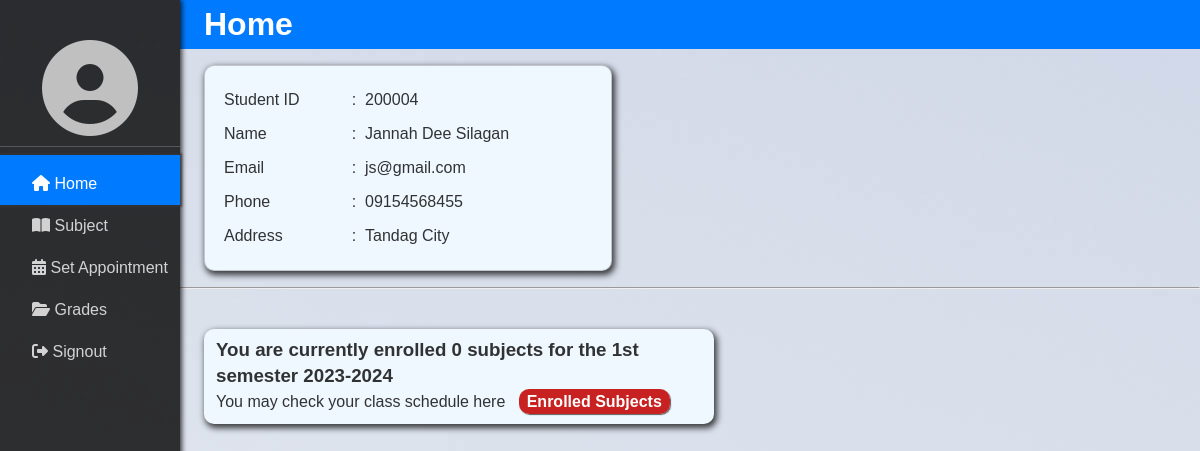
Page /home.php (signed in) on the committed database.
### tables this page shows
CREATE TABLE `student` (
  `studentid` int(255) NOT NULL,
  `firstName` varchar(255) NOT NULL,
  `lastName` varchar(255) NOT NULL,
  `yrlevel` varchar(255) NOT NULL,
  `phone` varchar(255) NOT NULL,
  `address` varchar(255) NOT NULL,
  `email` varchar(255) NOT NULL
);

### home.php (the view, shortened to what this page needs)
<?php
    include 'sidenav.php';
    require_once 'connection.php';
    $sql = "SELECT firstName, lastName, yrlevel, phone, address, email, studentid FROM student WHERE studentid = ?";
    $stmt = $conn->prepare($sql);
    $stmt->bind_param('s',$studentid);
    $studentid = $_SESSION["id"];
    $stmt->execute();
    $stmt->store_result();
    if($stmt->num_rows == 0){
        echo 'No entry yet.';
    }
    else {
        $stmt->bind_result($fname, $lname, $yrlvl, $phone, $address, $email, $studentid);
        echo '  <div class="content-container">
                    <div class="home-content">
                        <div>
                            <h1 style="padding:0.5vw 2vw;background-color:rgb(0, 123, 255);color:white;">Home</h1>
                        </div>
                        <table>
                            <tr>
                                <td class="leftpart">Student ID</td>
                                <td class="rightpart">: &nbsp' . $studentid . '</td>
                            </tr>
                            <tr>
                                <td class="leftpart">Name</td>
                                <td class="rightpart">: &nbsp' . $fname . ' ' . $lname . '</td>
                            </tr>
                            <tr>
                                <td class="leftpart">Email</td>
                                <td class="rightpart">: &nbsp' . $email . '</td>
                            </tr>
                            <tr>
                                <td class="leftpart">Phone</td>
                                <td class="rightpart">: &nbsp' . $phone . '</td>
                            </tr>
                            <tr>
                                <td class="leftpart">Address</td>
                                <td class="rightpart">: &nbsp' . $address . '</td>
                            </tr>
                        </table>
                    </div>';
    }
    $sql = "SELECT studentid FROM enrollees WHERE studentid = ? AND acadyr = ? AND term = ?";
    $stmt = $conn->prepare($sql);
    $stmt->bind_param('sss',$studentid, $acadyr, $term);
    $acadyr = $_SESSION['acadyr'];
    $term = $_SESSION['term'];
    $stmt->execute();
    $stmt->store_result();
    $rows = $stmt->num_rows;
?>
        <hr style="margin-top:2vh;background-color:rgb(0, 123, 255, 0.5);">
        <div class='card'>
            <h3><?php echo 'You are currently enrolled ' .$rows. ' subjects for the '.$term. ' semester '.$acadyr.'-'.$acadyr+1; ?></h3>
            <p>You may check your class schedule here &nbsp&nbsp<a href="subject.php" >Enrolled Subjects</a> </p>
        </div>
    </div>
</body>
</html>

### css/home.css (style rules this page uses)
* { margin: 0; font-family: "Source Sans Pro", Helvetica, sans-serif; }
html { box-sizing: border-box; scroll-behavior: smooth; }
body { background-image: url("../images/whitebg.jpg"); }
.content-container { grid-column: 2; }
.home-content table { line-height: 30px; color: rgb(0, 0, 0, 0.8); font-size: 16px; margin: 2vh 0 0 3vh; width: 40%; padding: 2vh 0 2vh 2vh; box-shadow: 2px 3px 6px 1px rgba(0,0,0,0.75); -webkit-box-shadow: 2px 3px 6px 1px rgba(0,0,0,0.75); -moz-box-shadow: 2px 3px 6px 1px rgba(0,0,0,0.75); background-color:aliceblue; border-radius: 10px; border: solid 0.5px rgba(5,5,5,0.2); }
.card { padding: 0.7vw 1vw; width: 50%; margin: 5vh 0 0 3vh; background-color:aliceblue; line-height: 26px; color: rgb(0, 0, 0, 0.8); border-radius: 10px; box-shadow: 2px 3px 6px 1px rgba(0,0,0,0.75); -webkit-box-shadow: 2px 3px 6px 1px rgba(0,0,0,0.75); -moz-box-shadow: 2px 3px 6px 1px rgba(0,0,0,0.75); }
.card a { font-weight: 600; text-decoration:none; background-color:#C82121; padding:4px 8px; color:rgb(255, 255, 255); border-radius:10px; box-shadow: 2px 2px 2px 0px rgba(39, 38, 38, 0.7); -webkit-box-shadow: 1px 1px 1px 0px rgba(31, 29, 29, 0.7); -moz-box-shadow: 1px 1px 1px 0px rgba(39, 38, 38, 0.7); }

### css/print.css (style rules this page uses)
* { margin: 0; box-sizing: border-box; scroll-behavior: smooth; }

### rows in the picture
student: studentid "200004", firstName "Jannah Dee", lastName "Silagan", email "js@gmail.com", phone "09154568455", address "Tandag City"

### other values in the picture
$rows "0"
$term "1st"
$acadyr "2023"
$acadyr+1 "2024"
